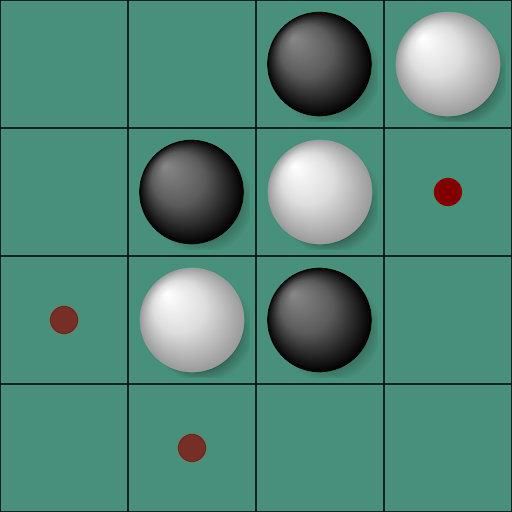
#> input picture uploads/random-board-gamesman-uni.png, 512 x 512 px
$ python -i othello_cv.py   (imports and definitions only)
#> lines starting #> are read from the running program, lines starting #| are printed output that depends on the picture; after the words box and inside, x2 and y2 are one past the last pixel; in counts of white or black regions, pixels touching at a corner belong together
"""
Othello Computer Vision Library
================================
Core CV processing for Othello board detection and game state extraction.

Supports both 4x4 (GamesmanUni) and 8x8 (standard) Othello boards.
"""

import cv2
import numpy as np
from typing import List, Tuple, Dict, Optional
import json


class OthelloCV:
    """
    Computer vision processor for Othello game boards.

    Attributes:
        board_size (int): Size of the board (4 or 8)
        resize_width (int): Width to resize frames for processing
        skip_frames (int): Number of frames to skip in video processing
        motion_threshold (int): Threshold for motion detection
        color_threshold (float): Threshold for piece color detection (0-1)
    """

    def __init__(
        self,
        board_size: int = 4,
        resize_width: int = 500,
        skip_frames: int = 20,
        motion_threshold: int = 10,
        color_threshold: float = 0.3
    ):
        """
        Initialize Othello CV processor.

        Args:
            board_size: Board dimensions (4 or 8)
            resize_width: Width to resize images for processing
            skip_frames: Frames to skip in video processing
            motion_threshold: Threshold for motion detection
            color_threshold: Threshold for piece detection (0-1)
        """
        if board_size not in [4, 8]:
            raise ValueError("Board size must be 4 or 8")

        self.board_size = board_size
        self.board_width = board_size
        self.board_height = board_size
        self.resize_width = resize_width
        self.skip_frames = skip_frames
        self.motion_threshold = motion_threshold
        self.color_threshold = color_threshold

        # HSV color ranges for piece detection (RGB values)
        self.BLACK_LOWER = np.array([0, 0, 0])
        self.BLACK_UPPER = np.array([110, 110, 110])
        self.WHITE_LOWER = np.array([150, 150, 150])
        self.WHITE_UPPER = np.array([255, 255, 255])

        # UI color ranges to mask out (for GamesmanUni interface)
        self.RED_LOWER = np.array([80, 0, 0])
        self.RED_UPPER = np.array([150, 50, 50])
        self.GREEN_LOWER = np.array([0, 110, 0])
        self.GREEN_UPPER = np.array([30, 150, 30])
        self.YELLOW_LOWER = np.array([216, 216, 39])
        self.YELLOW_UPPER = np.array([255, 255, 77])

    def process_image(self, image_path: str, save_debug: bool = False) -> Dict:
        """
        Process a single image and extract board state.

        Args:
            image_path: Path to the image file
            save_debug: Whether to save debug visualization images

        Returns:
            Dictionary with board state and metadata
        """
#> called with image_path = 'uploads/random-board-gamesman-uni.png', save_debug = False
        image = cv2.imread(image_path)
#> image is the input picture: shape (512, 512, 3); mean B, G, R 119.7, 135.9, 81.2
        if image is None:
            raise ValueError(f"Could not load image: {image_path}")

        grid = self.process_frame(image, save_debug=save_debug)
        state_string = self.grid_to_position_string(grid)

        return {
            "board_size": self.board_size,
            "state": state_string,
            "grid": grid.tolist(),
            "image_path": image_path
        }

    # [93 lines left out: function process_video, not called in this run]

    def process_frame(self, frame: np.ndarray, save_debug: bool = False) -> np.ndarray:
        """
        Process a single frame and return the board grid.

        Args:
            frame: Input frame as numpy array
            save_debug: Whether to save debug images

        Returns:
            2D numpy array representing the board
            (1 = black, -1 = white, 0 = empty)
        """
#> called with save_debug = False
        # Resize frame
        img_h, img_w = frame.shape[:2]
#> img_h = 512; img_w = 512
        scale = self.resize_width / img_w
#> scale = 0.977
        img_w = int(img_w * scale)
#> img_w = 500
        img_h = int(img_h * scale)
#> img_h = 500
        img = cv2.resize(frame, (img_w, img_h), interpolation=cv2.INTER_AREA)

        # Apply bilateral filter to reduce noise
        bilateral_filtered = cv2.bilateralFilter(img, 15, 190, 190)
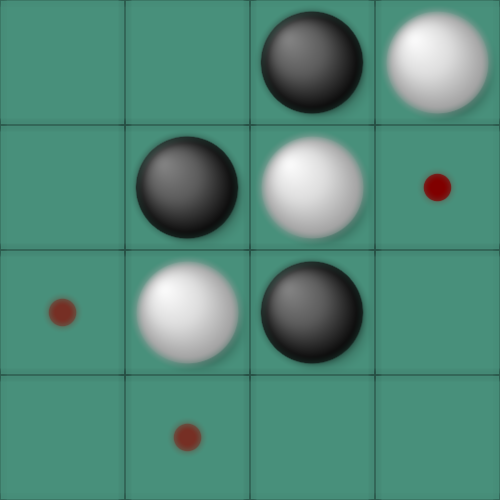
#> bilateral_filtered: shape (500, 500, 3); mean B, G, R 120.8, 137.2, 81.8

        if save_debug:
            cv2.imwrite('masks/bilateral_filtered_image.png', bilateral_filtered)

        # Calculate grid cell dimensions
        cell_width = img_w // self.board_width
#> cell_width = 125
        cell_height = img_h // self.board_height
#> cell_height = 125

        # Create debug visualization with grid
        if save_debug:
            grid_image = img.copy()
            for i in range(1, self.board_width):
                cv2.line(grid_image, (i * cell_width, 0),
                        (i * cell_width, img_h), (0, 255, 0), 1)
            for i in range(1, self.board_height):
                cv2.line(grid_image, (0, i * cell_height),
                        (img_w, i * cell_height), (0, 255, 0), 1)
            cv2.imwrite('masks/grid_image_with_cells.png', grid_image)

        # Initialize grid
        grid = np.zeros((self.board_height, self.board_width), dtype=int)

        # Create color masks
        white_mask = cv2.inRange(bilateral_filtered, self.WHITE_LOWER, self.WHITE_UPPER)
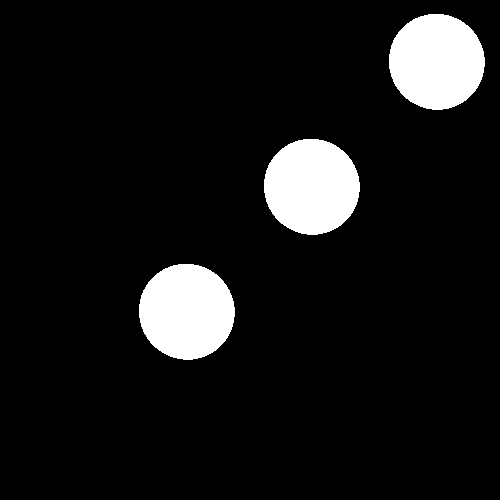
#> white_mask: shape (500, 500); 8.7% white; 3 white regions, box (x1, y1, x2, y2) and area: (389, 14, 485, 110) 7232, (264, 139, 360, 235) 7231, (139, 264, 235, 360) 7228
        black_mask = cv2.inRange(bilateral_filtered, self.BLACK_LOWER, self.BLACK_UPPER)
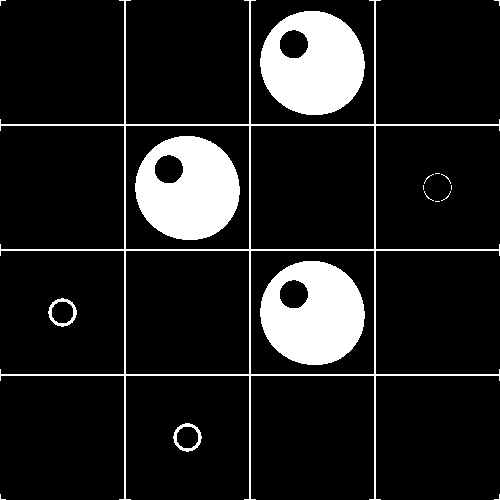
#> black_mask: shape (500, 500); 12.2% white; 18 white regions (12 under 20 px), largest, box (x1, y1, x2, y2) and area: (260, 261, 365, 365) 7964, (260, 11, 365, 115) 7961, (135, 136, 240, 240) 7961, (0, 0, 500, 500) 6084, (48, 298, 77, 327) 260, (173, 423, 202, 452) 260

        if save_debug:
            cv2.imwrite('masks/white_mask.png', white_mask)
            cv2.imwrite('masks/black_mask.png', black_mask)
            game_pieces_mask = black_mask + white_mask
            cv2.imwrite('masks/game_pieces_mask.png', game_pieces_mask)

        # Analyze each cell
        for row in range(self.board_height):
            for col in range(self.board_width):
                x_start = col * cell_width
                y_start = row * cell_height

                grid[row, col] = self._process_cell(
                    bilateral_filtered,
                    x_start, y_start,
                    cell_width, cell_height,
                    save_debug=(save_debug and row == 0 and col == 0)
                )
#> this loop made 4 passes
#> pass 1, in _process_cell, `cell_img = img[y_start:y_start + height, x_start:x_start + width]`:
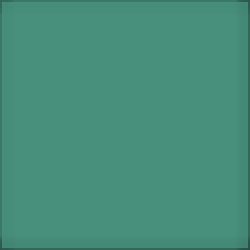
#> cell_img: shape (125, 125, 3) (shown 2 times larger); mean B, G, R 121.4, 142.1, 71
#> pass 1, in _process_cell, `black_mask_cell = cv2.inRange(cell_img, self.BLACK_LOWER, self.BLACK_U..`:
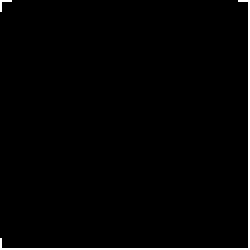
#> black_mask_cell: shape (125, 125) (shown 2 times larger); 1.7% white in thin lines or dots
#> after the loop, grid = [[0, 0, 1, -1], [0, 1, -1, 0], [0, -1, 1, 0], [0, 0, 0, 0]]

        return grid

    def _process_cell(
        self,
        img: np.ndarray,
        x_start: int,
        y_start: int,
        width: int,
        height: int,
        save_debug: bool = False
    ) -> int:
        """
        Process a single cell and determine piece color.

        Returns:
            1 for black, -1 for white, 0 for empty
        """
        # Crop the cell
        cell_img = img[y_start:y_start + height, x_start:x_start + width]

        if save_debug:
            cv2.imwrite('masks/cell_img.png', cell_img)

        # Create masks for this cell
        white_mask_cell = cv2.inRange(cell_img, self.WHITE_LOWER, self.WHITE_UPPER)
        black_mask_cell = cv2.inRange(cell_img, self.BLACK_LOWER, self.BLACK_UPPER)

        if save_debug:
            cv2.imwrite('masks/white_mask_cell.png', white_mask_cell)
            cv2.imwrite('masks/black_mask_cell.png', black_mask_cell)

        # Determine piece color based on dominant color
        if self._is_color_dominant(white_mask_cell):
            return -1  # White piece
        elif self._is_color_dominant(black_mask_cell):
            return 1   # Black piece
        else:
            return 0   # Empty

    def _is_color_dominant(self, mask: np.ndarray) -> bool:
        """
        Check if a color is dominant in the mask.

        Args:
            mask: Binary mask to analyze

        Returns:
            True if color covers more than threshold percentage
        """
        white_pixels = cv2.countNonZero(mask)
        white_area_ratio = white_pixels / mask.size
        return white_area_ratio > self.color_threshold

    # [53 lines left out: functions _is_motion, _annotate_frame, not called in this run]

    def grid_to_position_string(self, grid: np.ndarray) -> str:
        """
        Convert grid to position string.

        Args:
            grid: 2D numpy array representing the board

        Returns:
            String representation (e.g., '-----WB--BW-----')
        """
        rows, cols = grid.shape
#> rows = 4; cols = 4
        position_string = ''

        # Iterate column-first for Othello convention
        for col in range(cols):
            for row in range(rows):
                if grid[row, col] == 1:
                    position_string += 'B'
                elif grid[row, col] == -1:
                    position_string += 'W'
                else:
                    position_string += '-'
#> after the loop, position_string = '-----BW-BWB-W---'

        return position_string

    # [28 lines left out: functions format_moves_as_text, format_moves_as_json, not called in this run]

>>> result = OthelloCV().process_image('uploads/random-board-gamesman-uni.png')
#> result = {'board_size': 4, 'state': '-----BW-BWB-W---', 'grid': [[0, 0, 1, -1], [0, 1, -1, 0], [0, -1, 1, 0], [0, 0, 0, 0]], 'image_path': 'uploads/random-board-gamesman-uni.png'}
